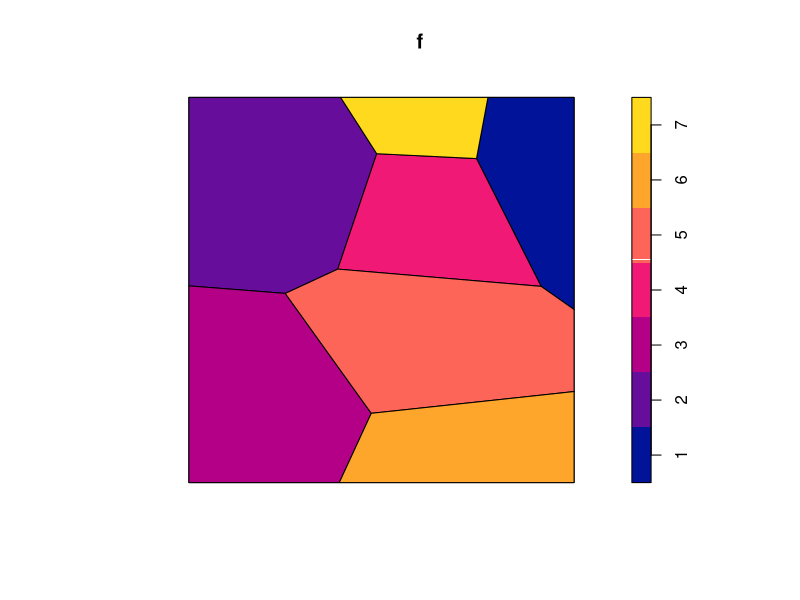

Reproduce this figure in R.
library(spatstat)


### Name: as.function.tess
### Title: Convert a Tessellation to a Function
### Aliases: as.function.tess
### Keywords: spatial manip

### ** Examples

  X <- runifpoint(7)
  V <- dirichlet(X)
  f <- as.function(V)
  f(0.1, 0.4)
  plot(f)
